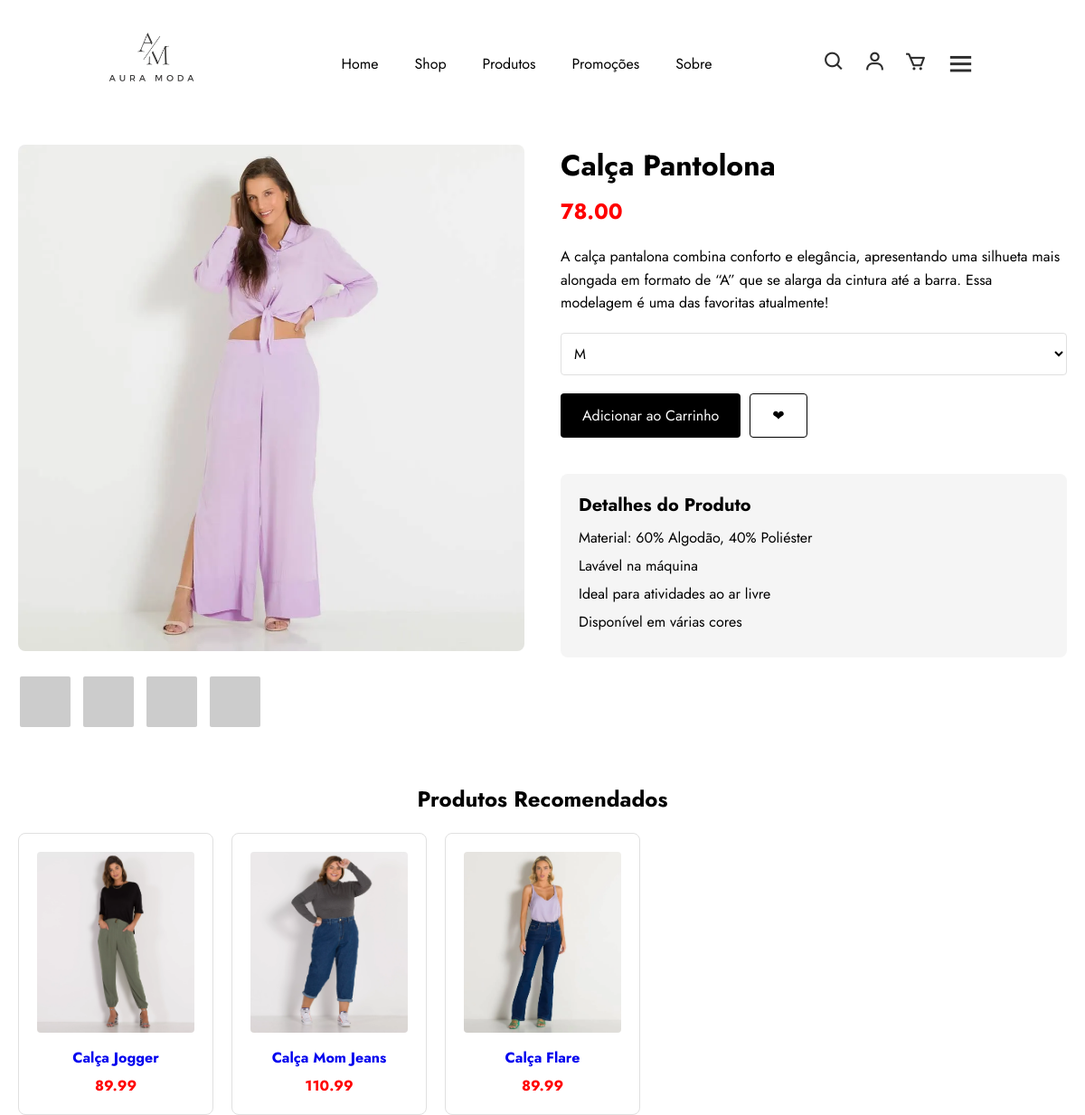
The app's page /detalhe/4 with its own data.
### ecommerce/models.py (models this page shows, shortened)
class Produto(models.Model):
    nome = models.CharField(max_length=200)
    descricao = models.TextField()
    preco = models.DecimalField(max_digits=10, decimal_places=2)  # Exemplo: 99999.99
    estoque = models.PositiveIntegerField()
    categoria = models.ForeignKey(Categoria, on_delete=models.SET_NULL, null=True, related_name='produtos')
    imagem = models.ImageField(upload_to='produtos/', blank=True)  # Caso queira armazenar imagem
    data_adicionado = models.DateTimeField(auto_now_add=True)

### ecommerce/views.py (the view)
# urls.py: path('detalhe/<int:produto_id>', views.detalhe_produto, name='detalhes'),
def detalhe_produto(request, produto_id):
    produto = get_object_or_404(Produto, id=produto_id)
    variacoes = produto.variacoes.all()
    produtos_recomendados = Produto.objects.filter(categoria=produto.categoria).exclude(id=produto.id)[:4]
    context = {
        'produto': produto,
        'variacoes': variacoes,
        'produtos_recomendados': produtos_recomendados,
    }
    return render(request, 'ecommerce/detalhe.html', context)

### ecommerce/templates/ecommerce/detalhe.html
{% extends "base.html" %}
{% load static %}
{% block main %}
<link rel="stylesheet" href="{% static "css/detalhe.css" %}">
<main class="container">
    <div class="product-detail">
        <div class="product-images">
            <img src="{{produto.imagem.url}}" alt="Produto" class="main-image" id="mainImage">
            <div class="thumbnail-container">
                <img src="https://via.placeholder.com/60x60" alt="Thumbnail 1" class="thumbnail">
                <img src="https://via.placeholder.com/60x60" alt="Thumbnail 2" class="thumbnail">
                <img src="https://via.placeholder.com/60x60" alt="Thumbnail 3" class="thumbnail">
                <img src="https://via.placeholder.com/60x60" alt="Thumbnail 4" class="thumbnail">
            </div>
        </div>
        <div class="product-info">
            <h1>{{produto.nome}}</h1>
            <div class="price">{{produto.preco}}</div>
            <p class="description">{{produto.descricao}}</p>
            <div class="size-selector">
                <select name="variacao_id" id="size" required>
                    {% for variacao in variacoes %}
                        <option value="{{variacao.id}}">{{variacao.tamanho}}</option>
                    {% endfor %}
                </select>
            </div>
            <div class="buttons">
                <button class="btn btn-primary" id="addToCart">Adicionar ao Carrinho</button>
                <button class="btn btn-secondary" id="addToWishlist">❤</button>
            </div>
            <div class="product-details">
                <h2>Detalhes do Produto</h2>
                <ul>
                    <li>Material: 60% Algodão, 40% Poliéster</li>
                    <li>Lavável na máquina</li>
                    <li>Ideal para atividades ao ar livre</li>
                    <li>Disponível em várias cores</li>
                </ul>
            </div>
        </div>
    </div>
    <div class="recommended-products">
        <h2>Produtos Recomendados</h2>
        <div class="product-grid">
            {% for produto_recomendado in produtos_recomendados %}
            <div class="product-card">
                <a href="{% url "detalhes" produto_recomendado.id %}">
                    <img src="{{produto_recomendado.imagem.url}}" alt="{{produto_recomendado.nome}}">
                    <h3>{{produto_recomendado.nome}}</h3>
                    <p>{{produto_recomendado.preco}}</p>
                </a>
            </div>
            {% endfor %}
        </div>
    </div>
</main>
{% endblock main %}

### static/css/experimento.css (style rules this page uses)
:root { --primary-color: #000000; --secondary-color: #ffffff; --accent-color: #ff0000; --text-color: #333333; --light-gray: #f5f5f5; --medium-gray: #e0e0e0; }
* { margin: 0; padding: 0; box-sizing: border-box; scroll-behavior: smooth; font-family: "Jost", sans-serif; list-style: none; text-decoration: none; }
html, body { min-height: 100%; }

### static/css/detalhe.css (style rules this page uses)
:root { --primary-color: #000000; --secondary-color: #ffffff; --accent-color: #ff0000; --text-color: #333333; --light-gray: #f5f5f5; --medium-gray: #e0e0e0; }
.container { max-width: 1200px; margin: 0 auto; padding: 0 20px; padding-top: 10%; }
.product-detail { display: flex; flex-wrap: wrap; margin-top: 40px; gap: 40px; }
.product-images { flex: 1; min-width: 300px; }
.main-image { width: 100%; height: auto; margin-bottom: 20px; border-radius: 8px; }
.thumbnail-container { display: flex; gap: 10px; }
.thumbnail { width: 60px; height: 60px; object-fit: cover; cursor: pointer; border-radius: 4px; border: 2px solid transparent; transition: border-color 0.3s ease; }
.product-info { flex: 1; min-width: 300px; }
h1 { font-size: 32px; margin-bottom: 10px; font-weight: 700; }
.price { font-size: 24px; font-weight: bold; margin-bottom: 20px; color: var(--accent-color); }
.description { margin-bottom: 20px; line-height: 1.6; }
.size-selector { margin-bottom: 20px; }
select { width: 100%; padding: 10px; font-size: 16px; border: 1px solid var(--medium-gray); border-radius: 4px; background-color: var(--secondary-color); }
.buttons { display: flex; gap: 10px; margin-bottom: 20px; }
.btn { padding: 12px 24px; font-size: 16px; cursor: pointer; border: none; border-radius: 4px; transition: background-color 0.3s ease, transform 0.1s ease; }
.btn-primary { background-color: var(--primary-color); color: var(--secondary-color); }
.btn-secondary { background-color: var(--secondary-color); color: var(--primary-color); border: 1px solid var(--primary-color); }
.product-details { margin-top: 40px; background-color: var(--light-gray); padding: 20px; border-radius: 8px; }
.product-details h2 { font-size: 20px; margin-bottom: 10px; }
.product-details ul { list-style-type: none; padding: 0; }
.product-details li { margin-bottom: 8px; }
.recommended-products { margin-top: 60px; }
.recommended-products h2 { font-size: 24px; margin-bottom: 20px; text-align: center; }
.product-grid { display: grid; grid-template-columns: repeat(auto-fill, minmax(200px, 1fr)); gap: 20px; }
.product-card { background-color: var(--secondary-color); border: 1px solid var(--medium-gray); border-radius: 8px; padding: 20px; text-align: center; transition: box-shadow 0.3s ease; }
.product-card img { width: 100%; height: 200px; object-fit: cover; border-radius: 4px; margin-bottom: 10px; }
.product-card h3 { font-size: 16px; margin-bottom: 8px; }
.product-card p { font-weight: bold; color: var(--accent-color); }

### records on screen
Produto: imagem (picture), nome "Calça Pantolona", preco "78.00", descricao "A calça pantalona combina conforto e elegância, apresentando uma silhueta mais alongada em formato de “A” que se alarga da cintura até a barra. Essa modelagem é uma das favoritas atualmente!"
Produto: imagem (picture), nome "Calça Jogger", preco "89.99"
Produto: imagem (picture), nome "Calça Mom Jeans", preco "110.99"
Produto: imagem (picture), nome "Calça Flare", preco "89.99"

### other values on screen
form field variacao_id "M"
